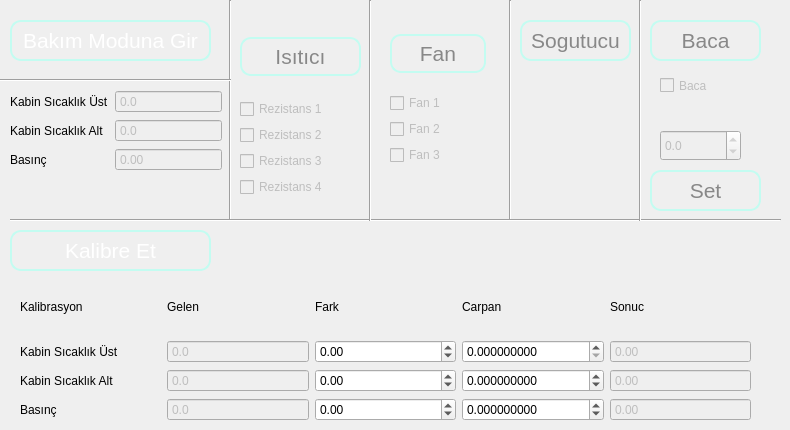
      <widget class="QWidget" name="tab_Maintenance">
       <property name="autoFillBackground">
        <bool>false</bool>
       </property>
       <attribute name="title">
        <string>Bakım</string>
       </attribute>
       <widget class="QPushButton" name="bStartMaintenance">
        <property name="enabled">
         <bool>true</bool>
        </property>
        <property name="geometry">
         <rect>
          <x>10</x>
          <y>20</y>
          <width>201</width>
          <height>41</height>
         </rect>
        </property>
        <property name="styleSheet">
         <string notr="true">QPushButton {
color: #fff;
font-family: &quot;Gill Sans MT&quot;;
font-size: 21px;
border: 2px solid #c3fcf1;
border-radius: 11px;
padding: 5px;
background: qradialgradient(cx: 0.3, cy: -0.6,
fx: 0.3, fy: -0.4,
radius: 1.35, stop: 0 #65BAAB, stop: 1 #0E62A0);
min-width: 80px;
}
QPushButton:hover {
background: qradialgradient(cx: 0.3, cy: -0.4,
fx: 0.3, fy: -0.4,
radius: 1.35, stop: 0 #65BAAB, stop: 1 #0E62A0);
}
QPushButton:pressed {
background: qradialgradient(cx: 0.4, cy: -0.1,
fx: 0.4, fy: -0.1,
radius: 1.35, stop: 0 #65BAAB, stop: 1 #ddd);
}
QPushButton:disabled {
color: #888;
background: qradialgradient(cx: 0.4, cy: -0.1,
fx: 0.4, fy: -0.1,
radius: 1.35, stop: 0 #65BAAB, stop: 1 #ddd);
}</string>
        </property>
        <property name="text">
         <string>Bakım Moduna Gir</string>
        </property>
        <property name="checkable">
         <bool>true</bool>
        </property>
       </widget>
       <widget class="QPushButton" name="bStartCooler">
        <property name="enabled">
         <bool>false</bool>
        </property>
        <property name="geometry">
         <rect>
          <x>520</x>
          <y>20</y>
          <width>111</width>
          <height>41</height>
         </rect>
        </property>
        <property name="styleSheet">
         <string notr="true">QPushButton {
color: #fff;
font-family: &quot;Gill Sans MT&quot;;
font-size: 21px;
border: 2px solid #c3fcf1;
border-radius: 11px;
padding: 5px;
background: qradialgradient(cx: 0.3, cy: -0.6,
fx: 0.3, fy: -0.4,
radius: 1.35, stop: 0 #65BAAB, stop: 1 #0E62A0);
min-width: 80px;
}
QPushButton:hover {
background: qradialgradient(cx: 0.3, cy: -0.4,
fx: 0.3, fy: -0.4,
radius: 1.35, stop: 0 #65BAAB, stop: 1 #0E62A0);
}
QPushButton:pressed {
background: qradialgradient(cx: 0.4, cy: -0.1,
fx: 0.4, fy: -0.1,
radius: 1.35, stop: 0 #65BAAB, stop: 1 #ddd);
}
QPushButton:disabled {
color: #888;
background: qradialgradient(cx: 0.4, cy: -0.1,
fx: 0.4, fy: -0.1,
radius: 1.35, stop: 0 #65BAAB, stop: 1 #ddd);
}</string>
        </property>
        <property name="text">
         <string>Sogutucu</string>
        </property>
        <property name="checkable">
         <bool>true</bool>
        </property>
       </widget>
       <widget class="Line" name="line_13">
        <property name="geometry">
         <rect>
          <x>220</x>
          <y>0</y>
          <width>20</width>
          <height>221</height>
         </rect>
        </property>
        <property name="orientation">
         <enum>Qt::Vertical</enum>
        </property>
       </widget>
       <widget class="Line" name="line_7">
        <property name="geometry">
         <rect>
          <x>0</x>
          <y>70</y>
          <width>231</width>
          <height>21</height>
         </rect>
        </property>
        <property name="orientation">
         <enum>Qt::Horizontal</enum>
        </property>
       </widget>
       <widget class="Line" name="line_14">
        <property name="geometry">
         <rect>
          <x>500</x>
          <y>0</y>
          <width>20</width>
          <height>221</height>
         </rect>
        </property>
        <property name="orientation">
         <enum>Qt::Vertical</enum>
        </property>
       </widget>
       <widget class="Line" name="line_8">
        <property name="geometry">
         <rect>
          <x>10</x>
          <y>210</y>
          <width>771</width>
          <height>21</height>
         </rect>
        </property>
        <property name="orientation">
         <enum>Qt::Horizontal</enum>
        </property>
       </widget>
       <widget class="Line" name="line_15">
        <property name="geometry">
         <rect>
          <x>360</x>
          <y>0</y>
          <width>20</width>
          <height>221</height>
         </rect>
        </property>
        <property name="orientation">
         <enum>Qt::Vertical</enum>
        </property>
       </widget>
       <widget class="Line" name="line_16">
        <property name="geometry">
         <rect>
          <x>630</x>
          <y>0</y>
          <width>20</width>
          <height>221</height>
         </rect>
        </property>
        <property name="orientation">
         <enum>Qt::Vertical</enum>
        </property>
       </widget>
       <widget class="QPushButton" name="bExhaustValve">
        <property name="enabled">
         <bool>false</bool>
        </property>
        <property name="geometry">
         <rect>
          <x>650</x>
          <y>20</y>
          <width>111</width>
          <height>41</height>
         </rect>
        </property>
        <property name="styleSheet">
         <string notr="true">QPushButton {
color: #fff;
font-family: &quot;Gill Sans MT&quot;;
font-size: 21px;
border: 2px solid #c3fcf1;
border-radius: 11px;
padding: 5px;
background: qradialgradient(cx: 0.3, cy: -0.6,
fx: 0.3, fy: -0.4,
radius: 1.35, stop: 0 #65BAAB, stop: 1 #0E62A0);
min-width: 80px;
}
QPushButton:hover {
background: qradialgradient(cx: 0.3, cy: -0.4,
fx: 0.3, fy: -0.4,
radius: 1.35, stop: 0 #65BAAB, stop: 1 #0E62A0);
}
QPushButton:pressed {
background: qradialgradient(cx: 0.4, cy: -0.1,
fx: 0.4, fy: -0.1,
radius: 1.35, stop: 0 #65BAAB, stop: 1 #ddd);
}
QPushButton:disabled {
color: #888;
background: qradialgradient(cx: 0.4, cy: -0.1,
fx: 0.4, fy: -0.1,
radius: 1.35, stop: 0 #65BAAB, stop: 1 #ddd);
}</string>
        </property>
        <property name="text">
         <string>Baca</string>
        </property>
        <property name="checkable">
         <bool>true</bool>
        </property>
       </widget>
       <widget class="QCheckBox" name="chbExhaustValve">
        <property name="enabled">
         <bool>false</bool>
        </property>
        <property name="geometry">
         <rect>
          <x>660</x>
          <y>70</y>
          <width>92</width>
          <height>31</height>
         </rect>
        </property>
        <property name="text">
         <string>Baca</string>
        </property>
        <property name="iconSize">
         <size>
          <width>20</width>
          <height>20</height>
         </size>
        </property>
        <property name="tristate">
         <bool>false</bool>
        </property>
       </widget>
       <widget class="QDoubleSpinBox" name="dsbExhaustValveAutoValue">
        <property name="enabled">
         <bool>false</bool>
        </property>
        <property name="geometry">
         <rect>
          <x>660</x>
          <y>130</y>
          <width>81</width>
          <height>31</height>
         </rect>
        </property>
        <property name="readOnly">
         <bool>false</bool>
        </property>
        <property name="decimals">
         <number>1</number>
        </property>
        <property name="minimum">
         <double>-40.000000000000000</double>
        </property>
        <property name="maximum">
         <double>250.000000000000000</double>
        </property>
        <property name="singleStep">
         <double>0.100000000000000</double>
        </property>
       </widget>
       <widget class="QWidget" name="layoutWidget">
        <property name="geometry">
         <rect>
          <x>10</x>
          <y>90</y>
          <width>212</width>
          <height>107</height>
         </rect>
        </property>
        <layout class="QFormLayout" name="formLayout">
         <item row="0" column="0">
          <widget class="QLabel" name="label_94">
           <property name="text">
            <string>Kabin Sıcaklık Üst</string>
           </property>
           <property name="alignment">
            <set>Qt::AlignLeading|Qt::AlignLeft|Qt::AlignVCenter</set>
           </property>
          </widget>
         </item>
         <item row="0" column="1">
          <widget class="QDoubleSpinBox" name="dsbCabinTopTempMaintenance">
           <property name="enabled">
            <bool>false</bool>
           </property>
           <property name="readOnly">
            <bool>true</bool>
           </property>
           <property name="buttonSymbols">
            <enum>QAbstractSpinBox::NoButtons</enum>
           </property>
           <property name="decimals">
            <number>1</number>
           </property>
           <property name="minimum">
            <double>-50.000000000000000</double>
           </property>
           <property name="maximum">
            <double>250.000000000000000</double>
           </property>
           <property name="singleStep">
            <double>0.100000000000000</double>
           </property>
          </widget>
         </item>
         <item row="1" column="0">
          <widget class="QLabel" name="label_95">
           <property name="text">
            <string>Kabin Sıcaklık Alt</string>
           </property>
           <property name="alignment">
            <set>Qt::AlignLeading|Qt::AlignLeft|Qt::AlignVCenter</set>
           </property>
          </widget>
         </item>
         <item row="1" column="1">
          <widget class="QDoubleSpinBox" name="dsbCabinTopTempMaintenance_2">
           <property name="enabled">
            <bool>false</bool>
           </property>
           <property name="readOnly">
            <bool>true</bool>
           </property>
           <property name="buttonSymbols">
            <enum>QAbstractSpinBox::NoButtons</enum>
           </property>
           <property name="decimals">
            <number>1</number>
           </property>
           <property name="minimum">
            <double>-50.000000000000000</double>
           </property>
           <property name="maximum">
            <double>250.000000000000000</double>
           </property>
           <property name="singleStep">
            <double>0.100000000000000</double>
           </property>
          </widget>
         </item>
         <item row="2" column="0">
          <widget class="QLabel" name="label_64">
           <property name="text">
            <string>Basınç </string>
           </property>
          </widget>
         </item>
         <item row="2" column="1">
          <widget class="QDoubleSpinBox" name="dsbPipe1PressureMaintenance">
           <property name="enabled">
            <bool>false</bool>
           </property>
           <property name="readOnly">
            <bool>true</bool>
           </property>
           <property name="buttonSymbols">
            <enum>QAbstractSpinBox::NoButtons</enum>
           </property>
           <property name="decimals">
            <number>2</number>
           </property>
           <property name="maximum">
            <double>10.000000000000000</double>
           </property>
           <property name="singleStep">
            <double>0.100000000000000</double>
           </property>
          </widget>
         </item>
        </layout>
       </widget>
       <widget class="QWidget" name="layoutWidget">
        <property name="geometry">
         <rect>
          <x>240</x>
          <y>20</y>
          <width>121</width>
          <height>196</height>
         </rect>
        </property>
        <layout class="QVBoxLayout" name="verticalLayout_7">
         <item>
          <widget class="QPushButton" name="bRes">
           <property name="enabled">
            <bool>false</bool>
           </property>
           <property name="styleSheet">
            <string notr="true">QPushButton {
color: #fff;
font-family: &quot;Gill Sans MT&quot;;
font-size: 21px;
border: 2px solid #c3fcf1;
border-radius: 11px;
padding: 5px;
background: qradialgradient(cx: 0.3, cy: -0.6,
fx: 0.3, fy: -0.4,
radius: 1.35, stop: 0 #65BAAB, stop: 1 #0E62A0);
min-width: 80px;
}
QPushButton:hover {
background: qradialgradient(cx: 0.3, cy: -0.4,
fx: 0.3, fy: -0.4,
radius: 1.35, stop: 0 #65BAAB, stop: 1 #0E62A0);
}
QPushButton:pressed {
background: qradialgradient(cx: 0.4, cy: -0.1,
fx: 0.4, fy: -0.1,
radius: 1.35, stop: 0 #65BAAB, stop: 1 #ddd);
}
QPushButton:disabled {
color: #888;
background: qradialgradient(cx: 0.4, cy: -0.1,
fx: 0.4, fy: -0.1,
radius: 1.35, stop: 0 #65BAAB, stop: 1 #ddd);
}</string>
           </property>
           <property name="text">
            <string>Isıtıcı</string>
           </property>
           <property name="checkable">
            <bool>true</bool>
           </property>
          </widget>
         </item>
         <item>
          <layout class="QVBoxLayout" name="verticalLayout_5">
           <item>
            <widget class="QCheckBox" name="chbRes1">
             <property name="enabled">
              <bool>false</bool>
             </property>
             <property name="text">
              <string>Rezistans 1</string>
             </property>
            </widget>
           </item>
           <item>
            <widget class="QCheckBox" name="chbRes2">
             <property name="enabled">
              <bool>false</bool>
             </property>
             <property name="text">
              <string>Rezistans 2</string>
             </property>
            </widget>
           </item>
           <item>
            <widget class="QCheckBox" name="chbRes3">
             <property name="enabled">
              <bool>false</bool>
             </property>
             <property name="text">
              <string>Rezistans 3</string>
             </property>
            </widget>
           </item>
           <item>
            <widget class="QCheckBox" name="chbResTank">
             <property name="enabled">
              <bool>false</bool>
             </property>
             <property name="text">
              <string>Rezistans 4</string>
             </property>
            </widget>
           </item>
          </layout>
         </item>
        </layout>
       </widget>
       <widget class="QWidget" name="layoutWidget">
        <property name="geometry">
         <rect>
          <x>390</x>
          <y>20</y>
          <width>96</width>
          <height>161</height>
         </rect>
        </property>
        <layout class="QVBoxLayout" name="verticalLayout_8">
         <item>
          <widget class="QPushButton" name="bFan">
           <property name="enabled">
            <bool>false</bool>
           </property>
           <property name="styleSheet">
            <string notr="true">QPushButton {
color: #fff;
font-family: &quot;Gill Sans MT&quot;;
font-size: 21px;
border: 2px solid #c3fcf1;
border-radius: 11px;
padding: 5px;
background: qradialgradient(cx: 0.3, cy: -0.6,
fx: 0.3, fy: -0.4,
radius: 1.35, stop: 0 #65BAAB, stop: 1 #0E62A0);
min-width: 80px;
}
QPushButton:hover {
background: qradialgradient(cx: 0.3, cy: -0.4,
fx: 0.3, fy: -0.4,
radius: 1.35, stop: 0 #65BAAB, stop: 1 #0E62A0);
}
QPushButton:pressed {
background: qradialgradient(cx: 0.4, cy: -0.1,
fx: 0.4, fy: -0.1,
radius: 1.35, stop: 0 #65BAAB, stop: 1 #ddd);
}
QPushButton:disabled {
color: #888;
background: qradialgradient(cx: 0.4, cy: -0.1,
fx: 0.4, fy: -0.1,
radius: 1.35, stop: 0 #65BAAB, stop: 1 #ddd);
}</string>
           </property>
           <property name="text">
            <string>Fan</string>
           </property>
           <property name="checkable">
            <bool>true</bool>
           </property>
          </widget>
         </item>
         <item>
          <layout class="QVBoxLayout" name="verticalLayout_6">
           <item>
            <widget class="QCheckBox" name="chbFan1">
             <property name="enabled">
              <bool>false</bool>
             </property>
             <property name="text">
              <string>Fan 1</string>
             </property>
            </widget>
           </item>
           <item>
            <widget class="QCheckBox" name="chbFan2">
             <property name="enabled">
              <bool>false</bool>
             </property>
             <property name="text">
              <string>Fan 2</string>
             </property>
            </widget>
           </item>
           <item>
            <widget class="QCheckBox" name="chbFan3">
             <property name="enabled">
              <bool>false</bool>
             </property>
             <property name="text">
              <string>Fan 3</string>
             </property>
            </widget>
           </item>
          </layout>
         </item>
        </layout>
       </widget>
       <widget class="QWidget" name="layoutWidget">
        <property name="geometry">
         <rect>
          <x>20</x>
          <y>280</y>
          <width>731</width>
          <height>141</height>
         </rect>
        </property>
        <layout class="QGridLayout" name="gridLayout_2" rowstretch="20,0,0,0">
         <property name="leftMargin">
          <number>0</number>
         </property>
         <property name="topMargin">
          <number>0</number>
         </property>
         <property name="rightMargin">
          <number>0</number>
         </property>
         <property name="bottomMargin">
          <number>0</number>
         </property>
         <item row="1" column="2">
          <widget class="QDoubleSpinBox" name="dsbCalCabinTopTempErr">
           <property name="enabled">
            <bool>true</bool>
           </property>
           <property name="readOnly">
            <bool>false</bool>
           </property>
           <property name="decimals">
            <number>2</number>
           </property>
           <property name="minimum">
            <double>-60.000000000000000</double>
           </property>
           <property name="maximum">
            <double>250.000000000000000</double>
           </property>
           <property name="singleStep">
            <double>0.100000000000000</double>
           </property>
          </widget>
         </item>
         <item row="3" column="4">
          <widget class="QDoubleSpinBox" name="dsbCalPipePressure1Out">
           <property name="enabled">
            <bool>false</bool>
           </property>
           <property name="readOnly">
            <bool>true</bool>
           </property>
           <property name="buttonSymbols">
            <enum>QAbstractSpinBox::NoButtons</enum>
           </property>
           <property name="decimals">
            <number>2</number>
           </property>
           <property name="minimum">
            <double>-40.000000000000000</double>
           </property>
           <property name="maximum">
            <double>65535.000000000000000</double>
           </property>
           <property name="singleStep">
            <double>0.100000000000000</double>
           </property>
          </widget>
         </item>
         <item row="3" column="0">
          <widget class="QLabel" name="label_66">
           <property name="text">
            <string>Basınç </string>
           </property>
          </widget>
         </item>
         <item row="2" column="4">
          <widget class="QDoubleSpinBox" name="dsbCalCabinBottomTempOut">
           <property name="enabled">
            <bool>false</bool>
           </property>
           <property name="readOnly">
            <bool>true</bool>
           </property>
           <property name="buttonSymbols">
            <enum>QAbstractSpinBox::NoButtons</enum>
           </property>
           <property name="decimals">
            <number>2</number>
           </property>
           <property name="minimum">
            <double>-50.000000000000000</double>
           </property>
           <property name="maximum">
            <double>250.000000000000000</double>
           </property>
           <property name="singleStep">
            <double>0.100000000000000</double>
           </property>
          </widget>
         </item>
         <item row="3" column="2">
          <widget class="QDoubleSpinBox" name="dsbCalPipePressure1Err">
           <property name="enabled">
            <bool>true</bool>
           </property>
           <property name="readOnly">
            <bool>false</bool>
           </property>
           <property name="decimals">
            <number>2</number>
           </property>
           <property name="minimum">
            <double>-40.000000000000000</double>
           </property>
           <property name="maximum">
            <double>250.000000000000000</double>
           </property>
           <property name="singleStep">
            <double>0.100000000000000</double>
           </property>
          </widget>
         </item>
         <item row="3" column="1">
          <widget class="QDoubleSpinBox" name="dsbCalPipePressure1Input">
           <property name="enabled">
            <bool>false</bool>
           </property>
           <property name="readOnly">
            <bool>true</bool>
           </property>
           <property name="buttonSymbols">
            <enum>QAbstractSpinBox::NoButtons</enum>
           </property>
           <property name="decimals">
            <number>1</number>
           </property>
           <property name="minimum">
            <double>-40.000000000000000</double>
           </property>
           <property name="maximum">
            <double>65532.000000000000000</double>
           </property>
           <property name="singleStep">
            <double>0.100000000000000</double>
           </property>
          </widget>
         </item>
         <item row="1" column="0">
          <widget class="QLabel" name="label_96">
           <property name="text">
            <string>Kabin Sıcaklık Üst</string>
           </property>
           <property name="alignment">
            <set>Qt::AlignLeading|Qt::AlignLeft|Qt::AlignVCenter</set>
           </property>
          </widget>
         </item>
         <item row="0" column="1">
          <widget class="QLabel" name="label_99">
           <property name="text">
            <string>Gelen</string>
           </property>
           <property name="alignment">
            <set>Qt::AlignLeading|Qt::AlignLeft|Qt::AlignVCenter</set>
           </property>
          </widget>
         </item>
         <item row="0" column="4">
          <widget class="QLabel" name="label_102">
           <property name="text">
            <string>Sonuc</string>
           </property>
           <property name="alignment">
            <set>Qt::AlignLeading|Qt::AlignLeft|Qt::AlignVCenter</set>
           </property>
          </widget>
         </item>
         <item row="1" column="1">
          <widget class="QDoubleSpinBox" name="dsbCalCabinTopTempInput">
           <property name="enabled">
            <bool>false</bool>
           </property>
           <property name="readOnly">
            <bool>true</bool>
           </property>
           <property name="buttonSymbols">
            <enum>QAbstractSpinBox::NoButtons</enum>
           </property>
           <property name="decimals">
            <number>1</number>
           </property>
           <property name="minimum">
            <double>-40.000000000000000</double>
           </property>
           <property name="maximum">
            <double>65532.000000000000000</double>
           </property>
           <property name="singleStep">
            <double>0.100000000000000</double>
           </property>
          </widget>
         </item>
         <item row="0" column="0">
          <widget class="QLabel" name="label_98">
           <property name="text">
            <string>Kalibrasyon</string>
           </property>
           <property name="alignment">
            <set>Qt::AlignLeading|Qt::AlignLeft|Qt::AlignVCenter</set>
           </property>
          </widget>
         </item>
         <item row="0" column="2">
          <widget class="QLabel" name="label_100">
           <property name="text">
            <string>Fark</string>
           </property>
           <property name="alignment">
            <set>Qt::AlignLeading|Qt::AlignLeft|Qt::AlignVCenter</set>
           </property>
          </widget>
         </item>
         <item row="2" column="3">
          <widget class="QDoubleSpinBox" name="dsbCalCabinBottomTempCoeff">
           <property name="enabled">
            <bool>true</bool>
           </property>
           <property name="readOnly">
            <bool>false</bool>
           </property>
           <property name="decimals">
            <number>9</number>
           </property>
           <property name="minimum">
            <double>-40.000000000000000</double>
           </property>
           <property name="maximum">
            <double>250.000000000000000</double>
           </property>
           <property name="singleStep">
            <double>0.100000000000000</double>
           </property>
          </widget>
         </item>
         <item row="1" column="3">
          <widget class="QDoubleSpinBox" name="dsbCalCabinTopTempCoeff">
           <property name="enabled">
            <bool>true</bool>
           </property>
           <property name="readOnly">
            <bool>false</bool>
           </property>
           <property name="decimals">
            <number>9</number>
           </property>
           <property name="minimum">
            <double>0.000000000000000</double>
           </property>
           <property name="maximum">
            <double>1.000000000000000</double>
           </property>
           <property name="singleStep">
            <double>0.100000000000000</double>
           </property>
          </widget>
         </item>
         <item row="2" column="0">
          <widget class="QLabel" name="label_97">
           <property name="text">
            <string>Kabin Sıcaklık Alt</string>
           </property>
           <property name="alignment">
            <set>Qt::AlignLeading|Qt::AlignLeft|Qt::AlignVCenter</set>
           </property>
          </widget>
         </item>
         <item row="2" column="2">
          <widget class="QDoubleSpinBox" name="dsbCalCabinBottomTempErr">
           <property name="enabled">
            <bool>true</bool>
           </property>
           <property name="readOnly">
            <bool>false</bool>
           </property>
           <property name="decimals">
            <number>2</number>
           </property>
           <property name="minimum">
            <double>-60.000000000000000</double>
           </property>
           <property name="maximum">
            <double>250.000000000000000</double>
           </property>
           <property name="singleStep">
            <double>0.100000000000000</double>
           </property>
          </widget>
         </item>
         <item row="2" column="1">
          <widget class="QDoubleSpinBox" name="dsbCalCabinBottomInput">
           <property name="enabled">
            <bool>false</bool>
           </property>
           <property name="readOnly">
            <bool>true</bool>
           </property>
           <property name="buttonSymbols">
            <enum>QAbstractSpinBox::NoButtons</enum>
           </property>
           <property name="decimals">
            <number>1</number>
           </property>
           <property name="minimum">
            <double>-40.000000000000000</double>
           </property>
           <property name="maximum">
            <double>65532.000000000000000</double>
           </property>
           <property name="singleStep">
            <double>0.100000000000000</double>
           </property>
          </widget>
         </item>
         <item row="1" column="4">
          <widget class="QDoubleSpinBox" name="dsbCalCabinTopTempOut">
           <property name="enabled">
            <bool>false</bool>
           </property>
           <property name="readOnly">
            <bool>true</bool>
           </property>
           <property name="buttonSymbols">
            <enum>QAbstractSpinBox::NoButtons</enum>
           </property>
           <property name="decimals">
            <number>2</number>
           </property>
           <property name="minimum">
            <double>-50.000000000000000</double>
           </property>
           <property name="maximum">
            <double>250.000000000000000</double>
           </property>
           <property name="singleStep">
            <double>0.100000000000000</double>
           </property>
          </widget>
         </item>
         <item row="0" column="3">
          <widget class="QLabel" name="label_101">
           <property name="text">
            <string>Carpan</string>
           </property>
           <property name="alignment">
            <set>Qt::AlignLeading|Qt::AlignLeft|Qt::AlignVCenter</set>
           </property>
          </widget>
         </item>
         <item row="3" column="3">
          <widget class="QDoubleSpinBox" name="dsbPipePressure1Coeff">
           <property name="enabled">
            <bool>true</bool>
           </property>
           <property name="readOnly">
            <bool>false</bool>
           </property>
           <property name="decimals">
            <number>9</number>
           </property>
           <property name="minimum">
            <double>-40.000000000000000</double>
           </property>
           <property name="maximum">
            <double>250.000000000000000</double>
           </property>
           <property name="singleStep">
            <double>0.100000000000000</double>
           </property>
          </widget>
         </item>
        </layout>
       </widget>
       <widget class="QPushButton" name="bSaveCalibrationValues">
        <property name="enabled">
         <bool>true</bool>
        </property>
        <property name="geometry">
         <rect>
          <x>10</x>
          <y>230</y>
          <width>201</width>
          <height>41</height>
         </rect>
        </property>
        <property name="styleSheet">
         <string notr="true">QPushButton {
color: #fff;
font-family: &quot;Gill Sans MT&quot;;
font-size: 21px;
border: 2px solid #c3fcf1;
border-radius: 11px;
padding: 5px;
background: qradialgradient(cx: 0.3, cy: -0.6,
fx: 0.3, fy: -0.4,
radius: 1.35, stop: 0 #65BAAB, stop: 1 #0E62A0);
min-width: 80px;
}
QPushButton:hover {
background: qradialgradient(cx: 0.3, cy: -0.4,
fx: 0.3, fy: -0.4,
radius: 1.35, stop: 0 #65BAAB, stop: 1 #0E62A0);
}
QPushButton:pressed {
background: qradialgradient(cx: 0.4, cy: -0.1,
fx: 0.4, fy: -0.1,
radius: 1.35, stop: 0 #65BAAB, stop: 1 #ddd);
}
QPushButton:disabled {
color: #888;
background: qradialgradient(cx: 0.4, cy: -0.1,
fx: 0.4, fy: -0.1,
radius: 1.35, stop: 0 #65BAAB, stop: 1 #ddd);
}</string>
        </property>
        <property name="text">
         <string>Kalibre Et</string>
        </property>
        <property name="checkable">
         <bool>true</bool>
        </property>
       </widget>
       <widget class="QPushButton" name="bSetExhaustValve">
        <property name="enabled">
         <bool>false</bool>
        </property>
        <property name="geometry">
         <rect>
          <x>650</x>
          <y>170</y>
          <width>111</width>
          <height>41</height>
         </rect>
        </property>
        <property name="styleSheet">
         <string notr="true">QPushButton {
color: #fff;
font-family: &quot;Gill Sans MT&quot;;
font-size: 21px;
border: 2px solid #c3fcf1;
border-radius: 11px;
padding: 5px;
background: qradialgradient(cx: 0.3, cy: -0.6,
fx: 0.3, fy: -0.4,
radius: 1.35, stop: 0 #65BAAB, stop: 1 #0E62A0);
min-width: 80px;
}
QPushButton:hover {
background: qradialgradient(cx: 0.3, cy: -0.4,
fx: 0.3, fy: -0.4,
radius: 1.35, stop: 0 #65BAAB, stop: 1 #0E62A0);
}
QPushButton:pressed {
background: qradialgradient(cx: 0.4, cy: -0.1,
fx: 0.4, fy: -0.1,
radius: 1.35, stop: 0 #65BAAB, stop: 1 #ddd);
}
QPushButton:disabled {
color: #888;
background: qradialgradient(cx: 0.4, cy: -0.1,
fx: 0.4, fy: -0.1,
radius: 1.35, stop: 0 #65BAAB, stop: 1 #ddd);
}</string>
        </property>
        <property name="text">
         <string>Set</string>
        </property>
        <property name="checkable">
         <bool>true</bool>
        </property>
       </widget>
      </widget>
